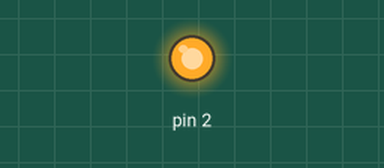
Recording of a sketch running on a simulated Arduino Uno, built with avr-gcc and run on an emulated ATmega328P. Parts: output pins drawn as LEDs (lit = HIGH).

Above: at 0.5 s.
At 2.5 s:
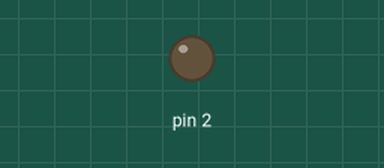
Timing chart, 0 to 5.2 s (numbered marks = the images above):
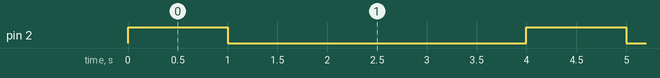

Measured:
- by itself, pin 2: alternates HIGH for 1.0 s and LOW for 3.0 s

The sketch:

_03_3.ino
```cpp
void setup() {
  pinMode(2,OUTPUT); //2번핀을 출력으로 사용한다
}

void loop() {
  digitalWrite(2,HIGH); //2번핀 출력을 “HIGH“로 한다
  delay(1000);         //1초동안 기다린다
  digitalWrite(2,LOW); //2번핀 출력을 “LOW“로 한다
  delay(3000);         //3초동안 기다린다
}
```
